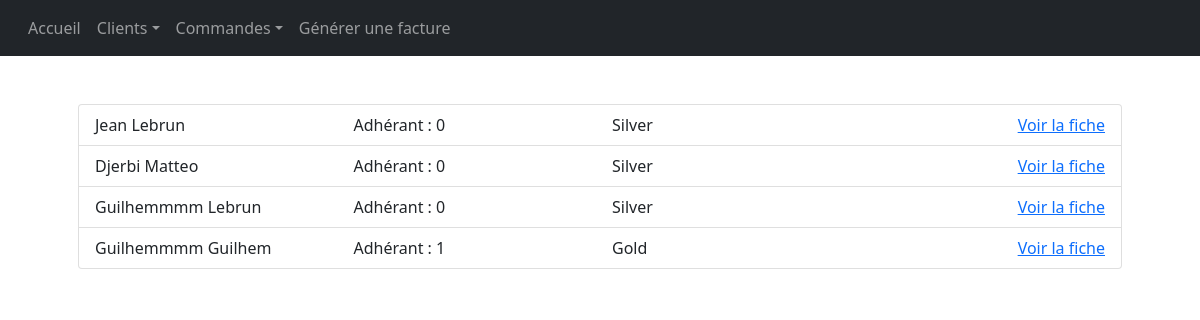
/pages/liste_clients.php, run on an earlier commit of the app's database.
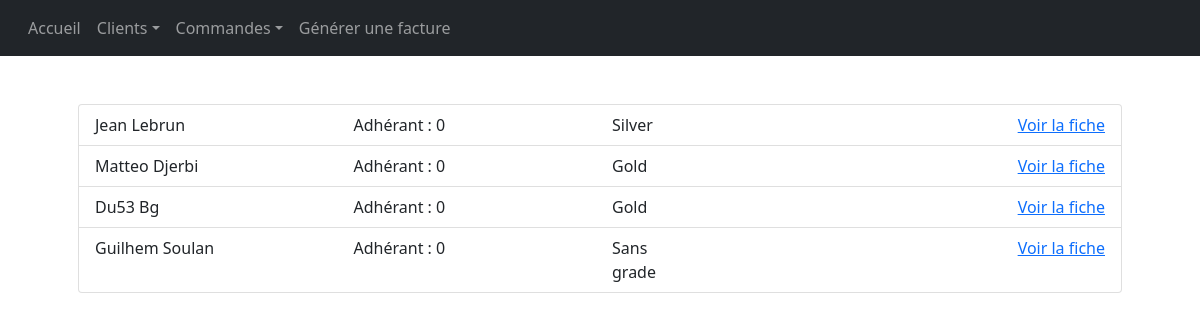
And on a later commit of the database.
### tables this page shows
CREATE TABLE IF NOT EXISTS `client` (
  `id_client` int(11) NOT NULL AUTO_INCREMENT,
  `id_grade` int(11) DEFAULT NULL,
  `nom` varchar(20) DEFAULT NULL,
  `prenom` varchar(20) DEFAULT NULL,
  `total_depense` int(11) DEFAULT NULL,
  `remise_future` int(11) DEFAULT NULL,
  `adherent` tinyint(1) DEFAULT NULL,
  PRIMARY KEY (`id_client`),
  KEY `id_grade` (`id_grade`)
);

CREATE TABLE IF NOT EXISTS `grade` (
  `id_grade` int(11) NOT NULL AUTO_INCREMENT,
  `intitule_grade` varchar(20) DEFAULT NULL,
  `min_dépense` int(11) DEFAULT NULL,
  `max_dépense` int(11) DEFAULT NULL,
  PRIMARY KEY (`id_grade`)
);

### lib/Client.php (the view, shortened to what this page needs)
<?php
function creerListeClients() {
    $clients = [];
    $query = "SELECT
       id_client,
       nom,
       prenom,
       intitule_grade,
       facebook,
       instagram,
       email,
       total_depense,
       remise_future,
       adherent
        FROM client NATURAL JOIN contact NATURAL JOIN numerotelephone NATURAL JOIN grade";
    $db = creerConnexion();
    $requeteClient = $db->query($query);
    if($requeteClient) {
        while($client = mysqli_fetch_array($requeteClient)){
            $clientObj = new Client(
                $client["id_client"],
                $client["nom"],
                $client["prenom"],
                $client["intitule_grade"],
                $client["facebook"],
                $client["instagram"],
                $client["email"],
                $client["total_depense"],
                $client["remise_future"],
                $client["adherent"]);
            $clientObj->recupererAdresses($db);
            $clientObj->recupererNumeros($db);
            $clients[] = $clientObj;
        }
    } else {
        echo '<p class="text-danger">' . $db->error . '</p>';
        return -1;
    }
    return $clients;
}
class Client
{
    private $nom;
    private $prenom;
    private $grade;
    private $adhérant;
    private $id;
    public function __construct($id, $nom, $prenom, $grade, $facebook, $instagram, $email, $total_depensé, $remise_future, $adhérant)
    {
        $this->id = $id;
        $this->nom = $nom;
        $this->prenom = $prenom;
        $this->grade = $grade;
        $this->adhérant=$adhérant;
    }
    public function recupererNumeros($db) {
        $reqTelephone = "SELECT id_numero_telephone, numero FROM numerotelephone WHERE id_client = " . $this->id;
        if($reponseTelephones = $db->query($reqTelephone)) {
            while ($numero = $reponseTelephones->fetch_assoc()) {
                $numeroObj = new NumeroTelephone($numero["id_numero_telephone"], $numero["numero"]);
            }
        } else {
            echo '<p class="text-danger">Erreur : '. $db->error .'</p>';
        }
    }
    public function recupererAdresses($db) {
        $reqAdresse = "SELECT id_adresse, numero, rue, ville, code_postal FROM adresse WHERE id_client = " . $this->id;
        if($reponseAdresses = $db->query($reqAdresse)) {
            while ($adresse = $reponseAdresses->fetch_assoc()) {
                $adresseObj = new Adresse($adresse["id_adresse"], $adresse["numero"], $adresse["rue"], $adresse["code_postal"], $adresse["ville"]);
            }
        } else {
            echo '<p class="text-danger">Erreur : '. $db->error .'</p>';
        }
    }
        ?>
<?php
    public function afficherApercu() {
        ?>
        <div class="row">
            <div class="col-3">
                <span><?php echo $this->prenom . ' ' . $this->nom; ?></span>
            </div>
            <div class="col-3">
                <span>Adhérant : <?php echo $this->adhérant; ?> </span>
            </div>
            <div class="col-1">
                <span><?php echo $this->grade; ?></span>
            </div>
            <div class="col">
                <a class="float-end" href="fiche_client.php?id_client=<?php echo $this->id; ?>">Voir la fiche</a>
            </div>
        </div>
        <?php
    }
}

### pages/liste_clients.php (shortened to what this page needs)
<!DOCTYPE html>
<html lang="fr">
<head>
    <?php  include("../templates/links.php");  ?>
</head>
<body>
<?php  include("../templates/menu.php");  ?>
<?php
require_once "../lib/Client.php";
?>
<div class="container p-5">
    <ul class="list-group">
    <?php
    $clients = creerListeClients();
    foreach ($clients as $client) {
    ?>
                <li class="list-group-item"><?php $client->afficherApercu(); ?></li>
    <?php
    }
    ?>
    </ul>
</div>
</body>
</html>

### templates/links.php (shortened to what this page needs)
<link href="https://cdn.jsdelivr.net/npm/bootstrap@5.1.3/dist/css/bootstrap.min.css"
      rel="stylesheet"
>
<link rel="stylesheet" href="https://cdn.jsdelivr.net/npm/bootstrap-icons@1.7.2/font/bootstrap-icons.css">

### templates/menu.php (shortened to what this page needs)
<nav class="navbar navbar-expand-lg navbar-dark bg-dark sticky-top p-2">
    <div class="container-fluid">
        <div class="collapse navbar-collapse">
            <ul class="nav navbar-nav">
                <li class="nav-item">
                    <a href="../index.php" class="nav-link">Accueil</a>
                </li>
                <li class="nav-item dropdown">
                    <a class="nav-link dropdown-toggle" data-bs-toggle="dropdown" href="#" role="button">Clients</a>
                </li>
                <li class="nav-item dropdown">
                    <a class="nav-link dropdown-toggle" data-bs-toggle="dropdown" href="#" role="button">Commandes</a>
                </li>
                <li class="nav-item">
                    <a class="nav-link" href="generer_facture.php">Générer une facture</a>
                </li>
            </ul>
        </div>
    </div>
</nav>

What changed in the data, as far as the page shows it:
changed client: prenom "Guilhemmmm" → "Matteo"; nom "Guilhem" → "Djerbi"; adherent "1" → "0"; moves up the list
changed client (number 3 of 4 on the later page): prenom "Djerbi" → "Du53"; nom "Matteo" → "Bg"; id_grade.intitule_grade "Silver" → "Gold"
changed client: prenom "Guilhemmmm" → "Guilhem"; nom "Lebrun" → "Soulan"; id_grade.intitule_grade "Silver" → "Sans grade"
